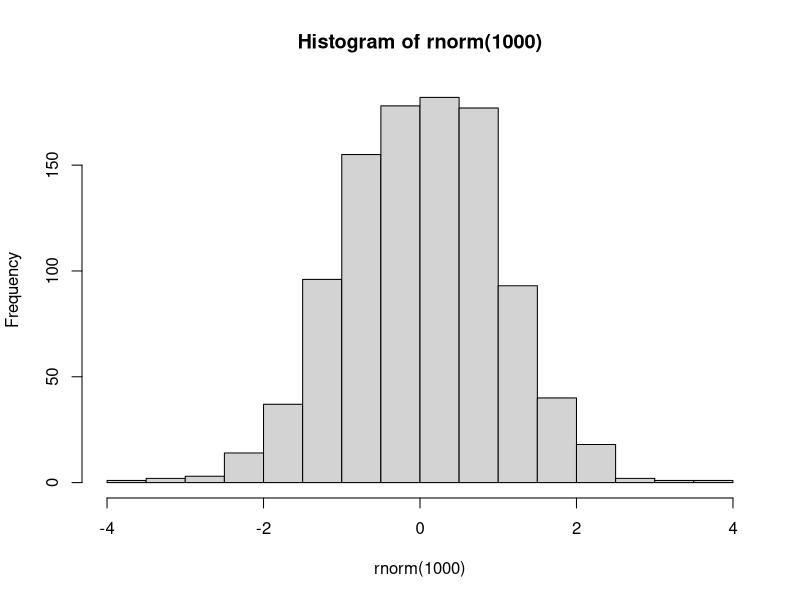
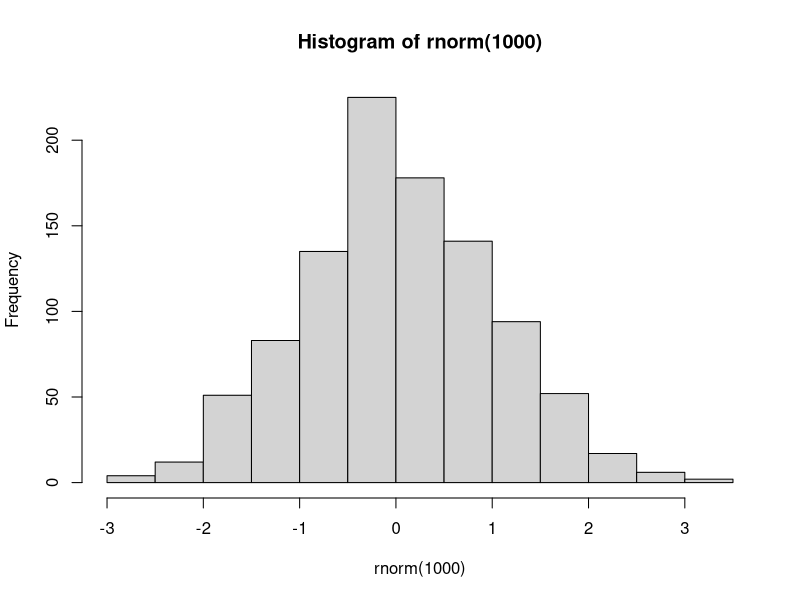

These charts were generated, in order, by the following R code:
## ---- chunk 1
hist(rnorm(1000))
## ---- chunk 2
hist(rnorm(1000))
